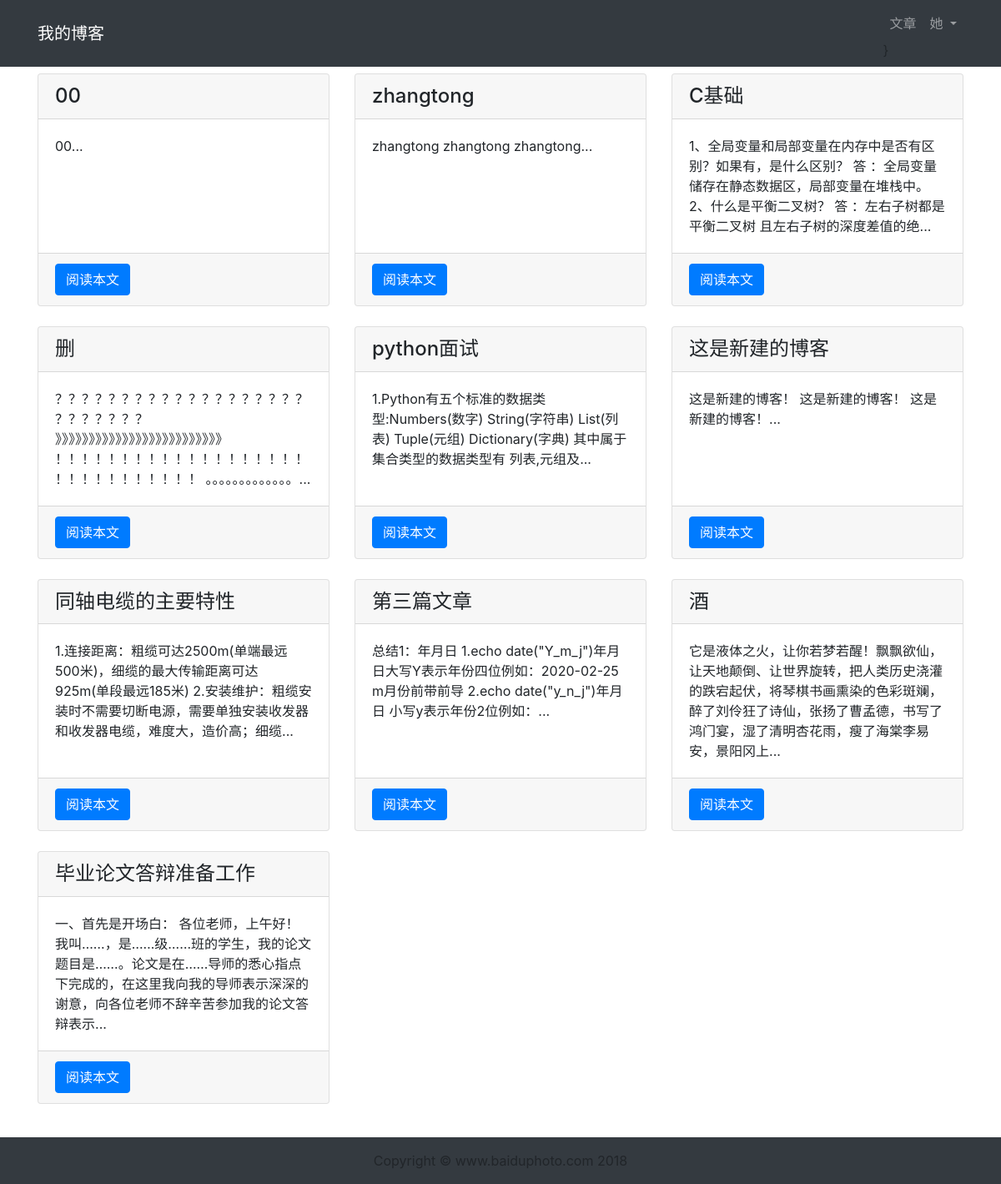
/article/article-list/ (signed in), run on the app's committed database.
### article/models.py (models this page shows, shortened)
class ArticlePost(models.Model):
	author = models.ForeignKey(User,on_delete=models.CASCADE)
	title = models.CharField(max_length=100)
	body = models.TextField()
	created = models.DateTimeField(default=timezone.now)
	updated = models.DateTimeField(auto_now=True)
	class Meta:
		ordering = ('-created',)

### article/views.py (the view)
# urls.py: path('article-list/',views.article_list,name='article_list'),
def article_list(request):
    articles = ArticlePost.objects.all()
    context = { 'articles': articles }
    return render(request, 'article/list.html',context)

### templates/article/list.html (shortened to what this page needs)
{% extends "base.html" %}
{% load staticfiles %}
{% block content %}
<div class="container">
    <div class="row mt-2">
        {% for article in articles %}
        <div class="col-4 mb-4">
            <div class="card h-100">
                <h4 class="card-header">{{ article.title }}</h4>
                <div class="card-body">
                    <p class="card-text">{{ article.body|slice:'100' }}...</p>
                </div>
<div class="card-footer">
    <a href="{% url 'article:article_detail' article.id %}" class="btn btn-primary">阅读本文</a>
</div>
            </div>
        </div>
        {% endfor %}
    </div>
</div>
{% endblock content %}

### templates/header.html (shortened to what this page needs)
<nav class="navbar navbar-expand-lg navbar-dark bg-dark">
  <div class="container">
    <a class="navbar-brand" href="#">我的博客</a>
<div>
    <ul class="navbar-nav">
        <li class="nav-item">
           <li class="nav-item">
        <a class="nav-link" href="{% url 'article:article_list' %}">文章</a>
    </li>
    {% if user.is_authenticated %}
        <li class="nav-item dropdown">
            <a class="nav-link dropdown-toggle" href='{% url "userprofile:logout" %}' id="navbarDropdown" role="button" data-toggle="dropdown" aria-haspopup="true" aria-expanded="false">
              {{ user.username }}
            </a>
        </li>
    {% else %}
        <li class="nav-item">
            <a class="nav-link" href="{% url 'userprofile:login' %}">登录</a>
        </li>
    {% endif %}
</ul>
}
</div>
  </div>
</nav>

### data on the page
ArticlePost: title "00", body "00"
ArticlePost: title "zhangtong", body "zhangtong zhangtong zhangtong"
ArticlePost: title "C基础", body "1、全局变量和局部变量在内存中是否有区别？如果有，是什么区别？ 答 ：全局变量储存在静态数据区，局部变量在堆栈中。 2、什么是平衡二叉树？ 答 ：左右子树都是平衡二叉树 且左右子树的深度差值的绝"
ArticlePost: title "删", body "？？？？？？？？？？？？？？？？？？？？？？？？？？ 》》》》》》》》》》》》》》》》》》》》》》》》》 ！！！！！！！！！！！！！！！！！！！！！！！！！！！！！！ 。。。。。。。。。。。。。"
ArticlePost: title "python面试", body "1.Python有五个标准的数据类型:Numbers(数字) String(字符串) List(列表) Tuple(元组) Dictionary(字典) 其中属于集合类型的数据类型有 列表,元组及"
ArticlePost: title "这是新建的博客", body "这是新建的博客！ 这是新建的博客！ 这是新建的博客！"
ArticlePost: title "同轴电缆的主要特性", body "1.连接距离：粗缆可达2500m(单端最远500米)，细缆的最大传输距离可达925m(单段最远185米) 2.安装维护：粗缆安装时不需要切断电源，需要单独安装收发器和收发器电缆，难度大，造价高；细缆"
ArticlePost: title "第三篇文章", body "总结1：年月日 1.echo date(\"Y_m_j\")年月日大写Y表示年份四位例如：2020-02-25 m月份前带前导 2.echo date(\"y_n_j\")年月日 小写y表示年份2位例如："
ArticlePost: title "酒", body "它是液体之火，让你若梦若醒！飘飘欲仙，让天地颠倒、让世界旋转，把人类历史浇灌的跌宕起伏，将琴棋书画熏染的色彩斑斓，醉了刘伶狂了诗仙，张扬了曹孟德，书写了鸿门宴，湿了清明杏花雨，瘦了海棠李易安，景阳冈上"
ArticlePost: title "毕业论文答辩准备工作", body "一、首先是开场白： 各位老师，上午好！我叫……，是……级……班的学生，我的论文题目是……。论文是在……导师的悉心指点下完成的，在这里我向我的导师表示深深的谢意，向各位老师不辞辛苦参加我的论文答辩表示"

### other printed values
{{ user.username }} "她"
